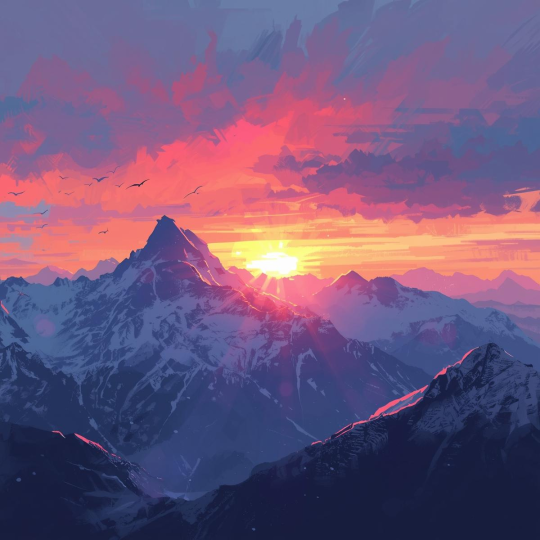
#> input picture assets/image1.png, 1080 x 1080 px, found by its file name (shown at 1/2 size)
$ python Introduction.py
#> lines starting #> are read from the running program, lines starting #| are printed output that depends on the picture
import cv2

#Odczyt obrazu
img = cv2.imread('assets/image1.png', cv2.IMREAD_COLOR)
#> img is the input picture: shape (1080, 1080, 3); mean B, G, R 122.8, 86.8, 112.6
# cv2.IMREAD_COLOR - przezroczystosc ignorowana
# cv2.IMREAD_GRAYSCALE - skala szarosci
# cv2.IMREAD_UNCHANGED - kanal alfa zachowany

# W tupli () można podać sztywne rozmiary obrazu np 400x400 pikseli
# (0, 0) dajemy jeśli chcemy zrobic funkcje skalowania fx i fy
# dal fx = 0.5 i fy = 0.5 oznacza pomnożenie oryginalnych rozmiarów
# x * 0.5 i y * 0.5
img = cv2.resize(img, (0, 0), fx = 0.5, fy = 0.5)
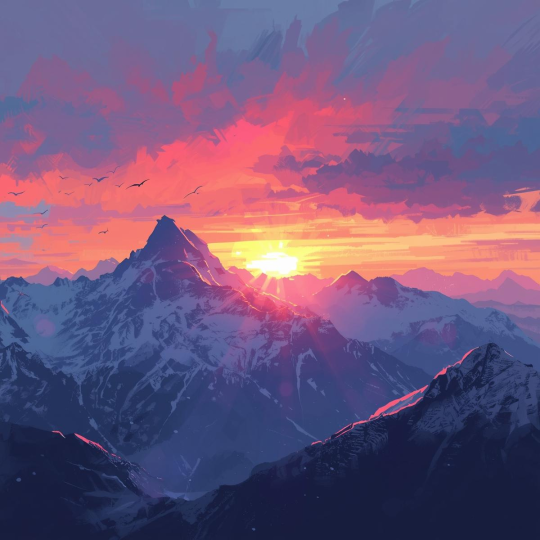
#> img: shape (540, 540, 3); mean B, G, R 122.9, 86.9, 112.7

# Możliwe opcje obrotu obrazu:
# cv2.ROTATE_90_CLOCKWISE
# cv2.ROTATE_90_COUNTERCLOCKWISE
# cv2.ROTATE_180
img = cv2.rotate(img, cv2.ROTATE_180)
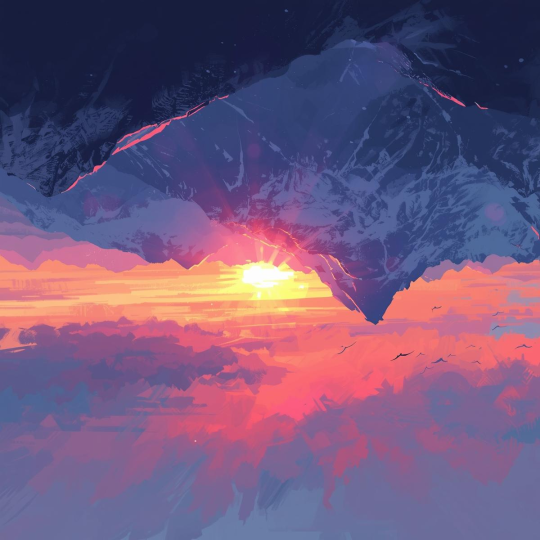
#> img: shape (540, 540, 3); mean B, G, R 122.9, 86.9, 112.7

# Zapis zmodyfikowanego obrazu
cv2.imwrite('assets/image1_rotated.png', img)

#Wyswietlenie obrazu
cv2.imshow("Window title", img)

#Czeka na nacisniecie dowolnego klawisza
# 0 - czeka w nieskonczonosc
# >0 - czeka okreslona ilosc milisekund
cv2.waitKey(0)
cv2.destroyAllWindows()

$ run again, with assets/football.png copied over assets/image1.png
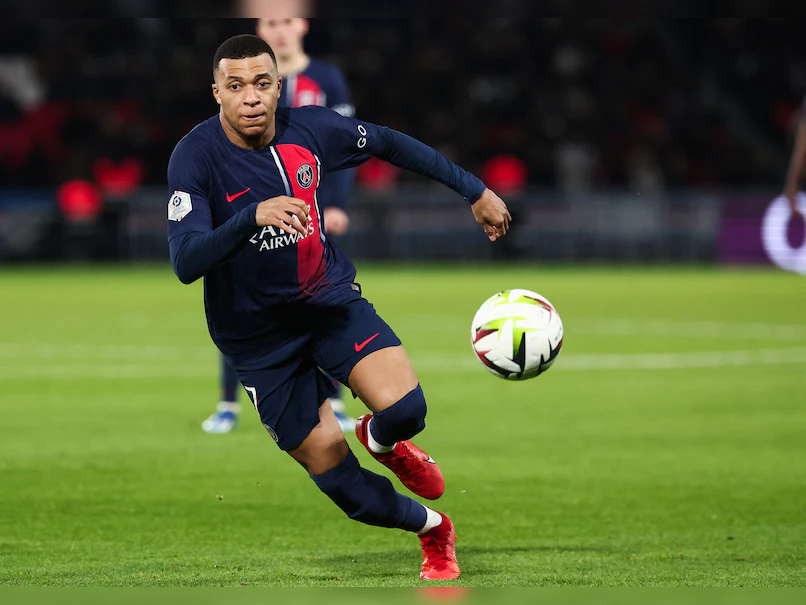
#> input picture assets/football.png, 806 x 605 px, found by its file name
#> img is the input picture: shape (605, 806, 3); mean B, G, R 51.1, 94.6, 83.5
#> `img = cv2.rotate(img, cv2.ROTATE_180)`:
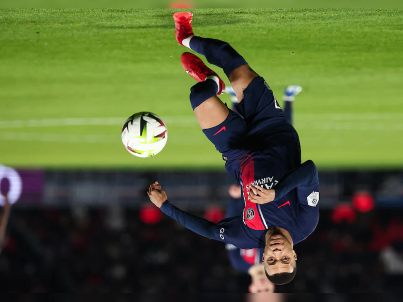
#> img: shape (302, 403, 3); mean B, G, R 51.2, 94.7, 83.6

$ run again, with assets/corners.jpg saved as assets/image1.png
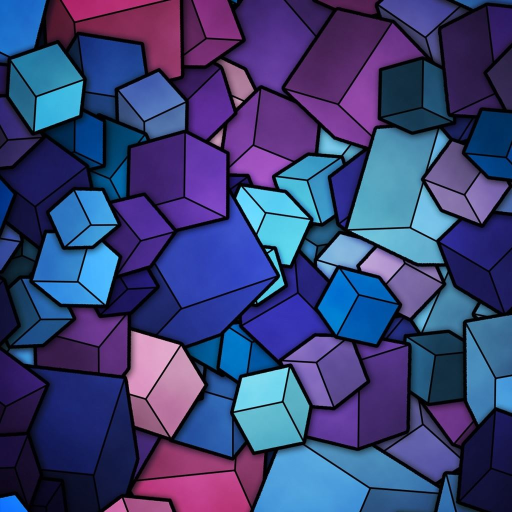
#> input picture assets/corners.jpg, 1024 x 1024 px, found by its file name (shown at 1/2 size)
#> img is the input picture: shape (1024, 1024, 3); mean B, G, R 119, 66.3, 59
#> `img = cv2.resize(img, (0, 0), fx = 0.5, fy = 0.5)`:
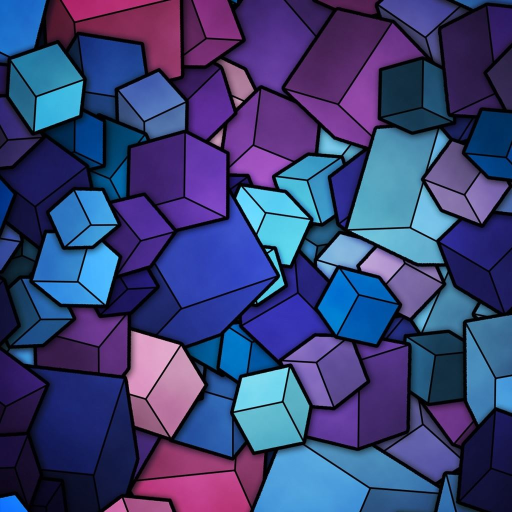
#> img: shape (512, 512, 3); mean B, G, R 119.1, 66.4, 59.1
#> `img = cv2.rotate(img, cv2.ROTATE_180)`:
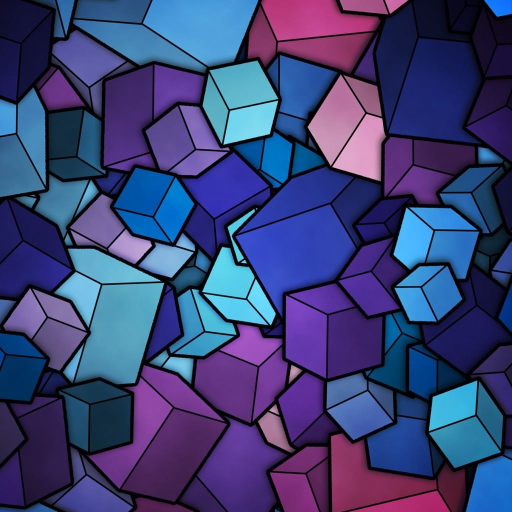
#> img: shape (512, 512, 3); mean B, G, R 119.1, 66.4, 59.1
